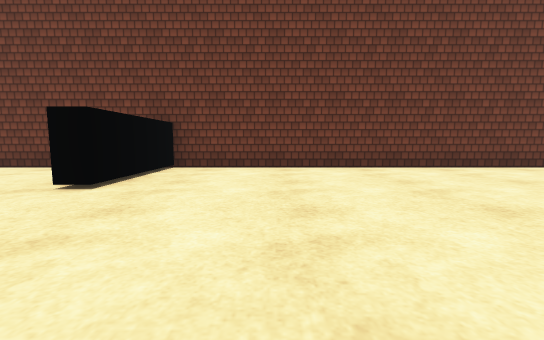
view 1 (above)

13 first-person views from a walk through a Unity game level. The camera is 0.62 m above the floor, tilts 6° down and sees 90° across. The floor is counted in squares, 1 m on a side. Each view is taken from the middle of a square. On the plan, view 1 faces up. The plan holds only what a view shows up to about 9 squares ahead; the rest is blank. The place goes on beyond the plan. The player character is not drawn. Surface patterns are stand-ins for the level's own textures.

view 2
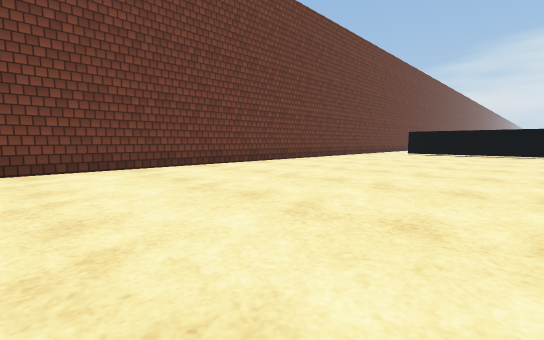

view 3
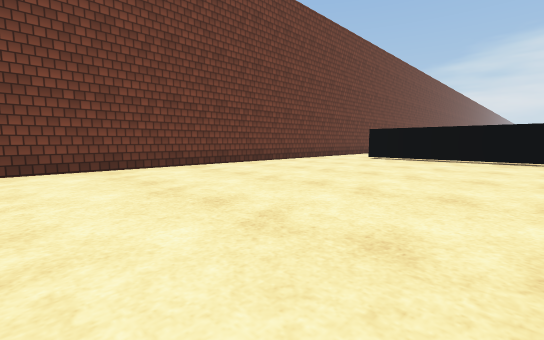

view 4
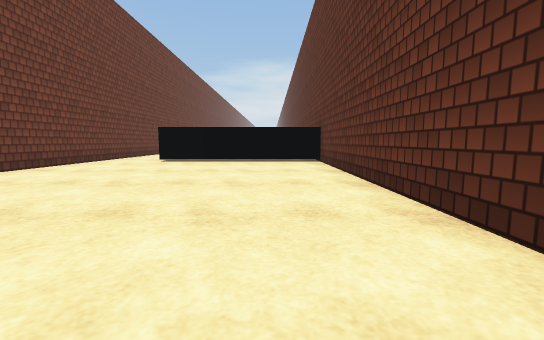

view 5
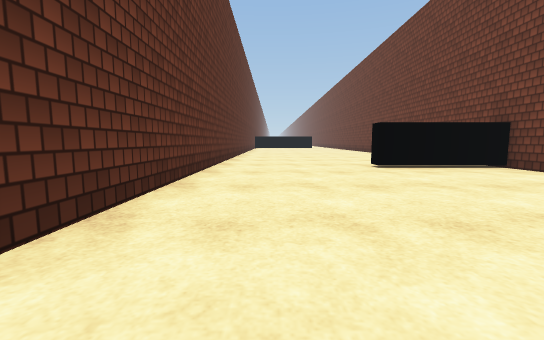

view 6
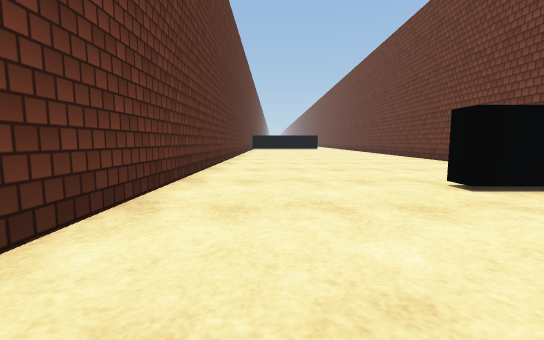

view 7
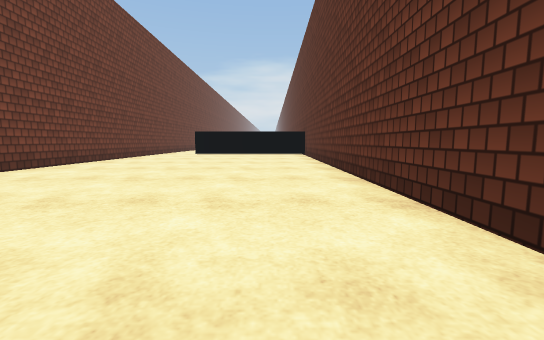

view 8
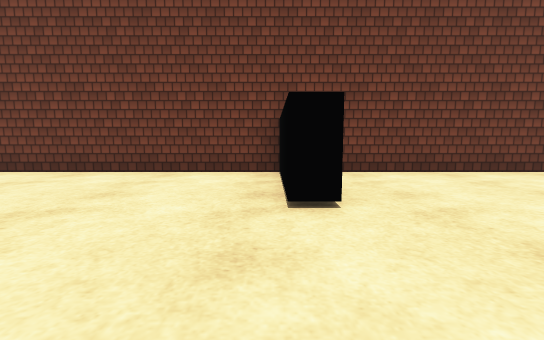

view 9
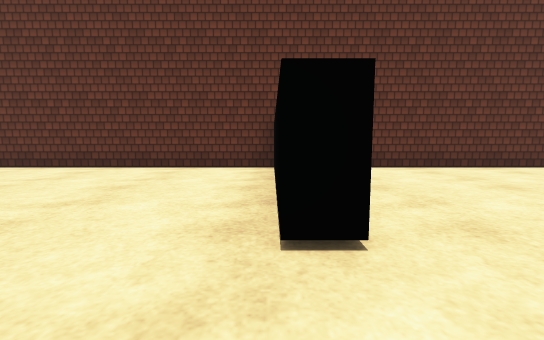

view 10
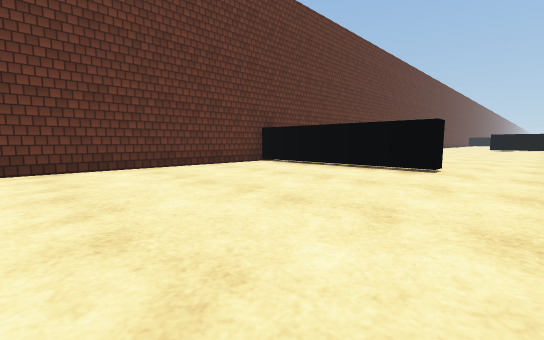

view 11
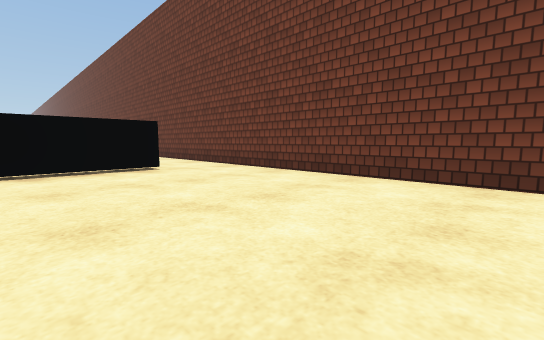

view 12
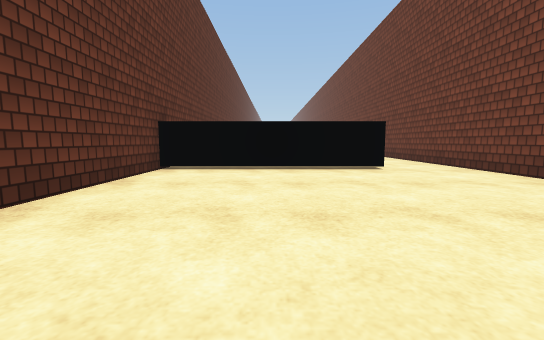

view 13
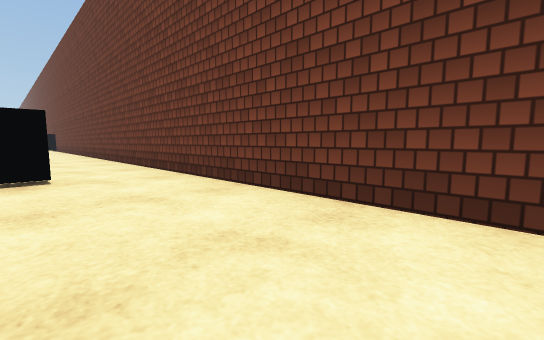

### Floor plan
Points are (right, up) in squares from view 1. A wall is a line through its corners. A room is listed if a view was taken in it or the views show most of it. See-through windows are left out.
Room 1 (views 1, 2, 3, 4, 5, 6, 7, 8)
walls: (-2.8, 6.5) (-8.5, 6.5); (13.4, 6.5) (-2.3, 6.5) (-2.3, 3.5) (-2.9, 3.5); (-8, -0.5) (13.5, -0.5) (13.5, 4.5)
ways out: opening at (14, 5.5) to room 2
Room 2 (views 9, 10, 11, 12, 13)
walls: (13.5, 4.5) (14, 4.5) (14, -0.5) (20.5, -0.5); (20.1, 6.5) (13.4, 6.5)
ways out: opening at (14, 5.5) to room 1

Positions as (right, up) in squares from view 1, and headings:
1: (0, 0), facing up
2: (0, 0), facing up-right
3: (4, 0), facing up-right
4: (5, 1), facing right
5: (4, 1), facing left
6: (1, 1), facing left
7: (1, 1), facing right
8: (-3, 1), facing up
9: (14, 6), facing down
10: (20, 6), facing down-left
11: (20, 2), facing up-left
12: (20, 2), facing left
13: (19, 4), facing up-left
